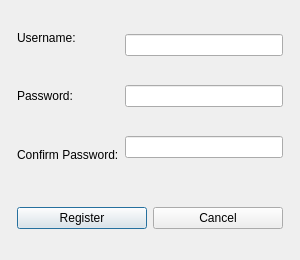
<?xml version="1.0" encoding="UTF-8"?>
<ui version="4.0">
 <class>Dialog</class>
 <widget class="QDialog" name="Dialog">
  <property name="geometry">
   <rect>
    <x>0</x>
    <y>0</y>
    <width>300</width>
    <height>260</height>
   </rect>
  </property>
  <property name="windowTitle">
   <string>Dialog</string>
  </property>
  <layout class="QVBoxLayout" name="verticalLayout_4">
   <item>
    <layout class="QVBoxLayout" name="verticalLayout_3" stretch="3,1">
     <item>
      <layout class="QHBoxLayout" name="horizontalLayout">
       <property name="leftMargin">
        <number>6</number>
       </property>
       <property name="rightMargin">
        <number>6</number>
       </property>
       <item>
        <layout class="QVBoxLayout" name="verticalLayout_5">
         <item>
          <widget class="QLabel" name="label">
           <property name="sizePolicy">
            <sizepolicy hsizetype="Preferred" vsizetype="Expanding">
             <horstretch>0</horstretch>
             <verstretch>0</verstretch>
            </sizepolicy>
           </property>
           <property name="text">
            <string>Username:</string>
           </property>
          </widget>
         </item>
         <item>
          <widget class="QLabel" name="label_2">
           <property name="sizePolicy">
            <sizepolicy hsizetype="Preferred" vsizetype="Expanding">
             <horstretch>0</horstretch>
             <verstretch>0</verstretch>
            </sizepolicy>
           </property>
           <property name="text">
            <string>Password:</string>
           </property>
          </widget>
         </item>
         <item>
          <widget class="QLabel" name="label_3">
           <property name="sizePolicy">
            <sizepolicy hsizetype="Preferred" vsizetype="Expanding">
             <horstretch>0</horstretch>
             <verstretch>0</verstretch>
            </sizepolicy>
           </property>
           <property name="text">
            <string>Confirm Password:</string>
           </property>
          </widget>
         </item>
        </layout>
       </item>
       <item>
        <layout class="QVBoxLayout" name="verticalLayout_6">
         <item>
          <widget class="QLineEdit" name="le_user"/>
         </item>
         <item>
          <widget class="QLineEdit" name="le_pwd">
           <property name="echoMode">
            <enum>QLineEdit::Password</enum>
           </property>
          </widget>
         </item>
         <item>
          <widget class="QLineEdit" name="le_rpwd">
           <property name="echoMode">
            <enum>QLineEdit::Password</enum>
           </property>
          </widget>
         </item>
        </layout>
       </item>
      </layout>
     </item>
     <item>
      <layout class="QHBoxLayout" name="horizontalLayout_5">
       <property name="leftMargin">
        <number>6</number>
       </property>
       <property name="topMargin">
        <number>20</number>
       </property>
       <property name="rightMargin">
        <number>6</number>
       </property>
       <property name="bottomMargin">
        <number>20</number>
       </property>
       <item>
        <widget class="QPushButton" name="btn_reg">
         <property name="text">
          <string>Register</string>
         </property>
        </widget>
       </item>
       <item>
        <widget class="QPushButton" name="btn_exit">
         <property name="text">
          <string>Cancel</string>
         </property>
        </widget>
       </item>
      </layout>
     </item>
    </layout>
   </item>
  </layout>
 </widget>
 <resources/>
 <connections/>
</ui>
